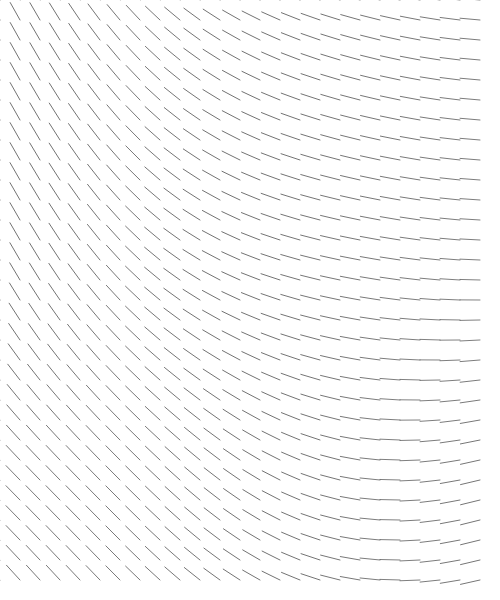
Frame 1 (no input)
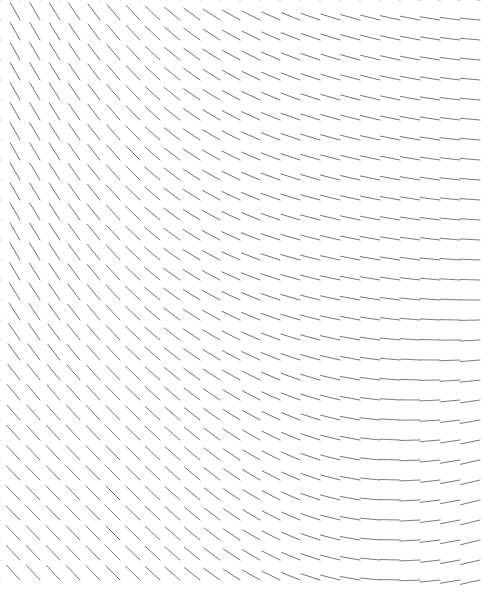
Frame 2 (the mouse pressed at the canvas centre, redrawn once)

The p5.js sketch that drew these frames (run headless with seeded random() and noise() and a simulated clock; the mouse was pressed at the canvas centre and the sketch redrawn once):

// p5.js sketch
// ── sketch.js
// Explain the code below

// 1. What is the purpose of the code?
// Answer: The code below is a sketch that uses perlin noise
// to create a flow field. The flow field is used to move particles
// around the screen. The particles are attracted to the flow field 
//and move around the screen.


let inc = 0.01
// const width = 484
// const height = 684
const width = 500
const height = 600
const scl = 20
let cols, rows
const fr = document.getElementById('frame-rate')
let zOffset = 0

const particles = []
let flowField

// The setup function creates a canvas and sets the number of columns and rows
// based on the width and height of the canvas. It also creates an array of particles
// and an array of vectors that will be used to create the flow field.
function setup() {
  createCanvas(width, height)
  // Here we define the scale of the flow field by dividing the width and height of the canvas
  // by the scale. This will give us the number of columns and rows.
  cols = floor(width / scl)
  rows = floor(height / scl)

  // Here we define the flow field as an array of vectors.The number of vectors in the array
  // is equal to the number of columns multiplied by the number of rows. 
  // This is because each vector in the array represents a point in the flow field.
  // and multiplying columns by rows will give us the number of points in the flow field.
  // In our case we have 25 columns and 30 rows so we will have 750 vectors in the array.
  flowField = new Array(cols * rows)

  // for (let i = 0; i < 1000; i++) {
  //   particles[i] = new Particle()
  // }

  noLoop()
}

function draw() {
  background(255)
  let yOffset = 0

  for (let y = 0; y < rows; y++) {
    // Here we define the x offset as 0. This will be used to calculate the angle of the vector
    let xOffset = 0

    for (let x = 0; x < cols; x++) {
      // Here we calculate the index of the vector in the array. The index is calculated by
      // multiplying the x and y coordinates of the vector by the number of columns.
      // Why do we multiply the x and y coordinates by the number of columns?
      // Answer: We multiply the x and y coordinates by the number of columns because
      // the index of the vector in the array is equal to the x coordinate of the vector
      // multiplied by the number of columns plus the y coordinate of the vector.

      // For example, if we have 25 columns and 30 rows, the index of the vector at
      // coordinates (0, 0) will be 0. The index of the vector at coordinates (1, 0) will be 1.
      // The index of the vector at coordinates (0, 1) will be 25. The index of the vector at
      // coordinates (1, 1) will be 26. The index of the vector at coordinates (2, 1) will be 27.
      // The index of the vector at coordinates (1, 2) will be 51. The index of the vector at
      const index = (x + y) * cols
      const angle = noise(xOffset, yOffset, zOffset) * TWO_PI
      const vector = p5.Vector.fromAngle(angle)

      vector.setMag(0.1)

      flowField[index] = vector

      xOffset += inc

      stroke(0)
      strokeWeight(0.5)
      push()
      translate(x * scl, y * scl)
      rotate(vector.heading())
      line(0, 0, scl, 0)
      pop()
    }

    yOffset += inc
    zOffset += 0.0001
  }

  for (let i = 0; i < particles.length; i++) {
    particles[i].follow(flowField)
    particles[i].update()
    particles[i].show()
    particles[i].edges()
  }

  fr.innerText = `Frame Rate: ${floor(frameRate())}`
}

function windowResized() {
  resizeCanvas(width, height)
}

function draw() {
  background(255); // Clear the screen with a white background

  let yOffset = 0; // Initialize the y-offset for the noise function

  for (let y = 0; y < rows; y++) { // Loop through each row of the flow field
    let xOffset = 0; // Initialize the x-offset for the noise function

    for (let x = 0; x < cols; x++) { // Loop through each column of the flow field
      const index = (x + y) * cols; // Calculate the index of the current grid cell in the flow field array

      // Generate a random angle based on the noise function at the current x, y, and z offsets
      const angle = noise(xOffset, yOffset, zOffset) * TWO_PI;

      // Convert the angle to a 2D vector using the p5.js vector library
      const vector = p5.Vector.fromAngle(angle);

      // Scale the vector
      vector.setMag(0.1);

      // Store the vector in the flow field array
      flowField[index] = vector;

      // Increment the x-offset for the noise function
      xOffset += inc;

      // Draw a line to visualize the flow field
      stroke(0);
      strokeWeight(0.5);
      push();
      translate(x * scl, y * scl);
      rotate(vector.heading());
      line(0, 0, scl, 0);
      pop();
    }

    // Increment the y-offset for the noise function
    yOffset += inc;

    // Increment the z-offset for the noise function to change the Perlin noise seed for the next frame
    zOffset += 0.0001;
  }

  for (let i = 0; i < particles.length; i++) { // Loop through each particle in the particles array
    // Update the particle's position and velocity based on the flow field
    particles[i].follow(flowField);
    particles[i].update();

    // Draw the particle on the screen
    particles[i].show();

    // Check if the particle goes off the screen and reset it if necessary
    particles[i].edges();
  }
}

// ── particle.js

class Particle {
  constructor() {
    this.pos = createVector(random(width), random(height))
    this.vel = p5.Vector.random2D()
    this.acc = createVector(0, 0)
    this.maxSpeed = 5
  }

  update() {
    this.vel.add(this.acc)
    this.vel.limit(this.maxSpeed)
    this.pos.add(this.vel)
    this.acc.mult(0)
  }

  show() {
    stroke(0)
    strokeWeight(4)
    point(this.pos.x, this.pos.y)
  }

  applyForce(force) {
    this.acc.add(force)
  }

  edges() {
    if (this.pos.x < 0) this.pos.x = width
    if (this.pos.x > width) this.pos.x = 0
    if (this.pos.y < 0) this.pos.y = height
    if (this.pos.y > height) this.pos.y = 0
  }

  follow(vectors) {
    const x = floor(this.pos.x / scl)
    const y = floor(this.pos.y / scl)
    const index = x + y * cols
    const force = vectors[index]
    this.applyForce(force)
  }
}

// ── style.css
html,
body {
  margin: 0;
  padding: 0;
  height: 100vh;
  width: 100vw;
}

main {
  height: 100%;
  width: 100%;
  display: flex;
}

canvas {
  display: block;
  margin: auto;
  box-shadow: 0px 2px 12px -2px rgb(0 0 0 / 15%);
}

#frame-rate {
  margin: auto;
  display: flex;
  justify-content: center;
  align-items: center;
}
